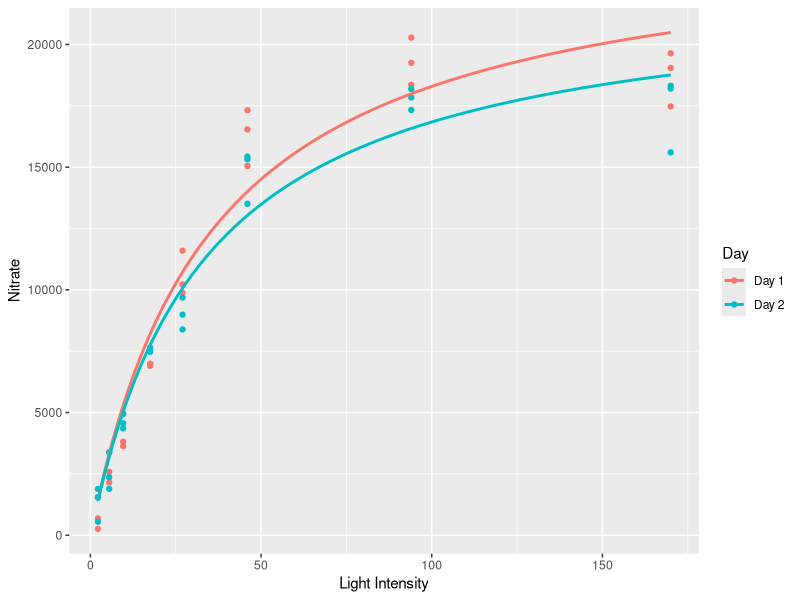
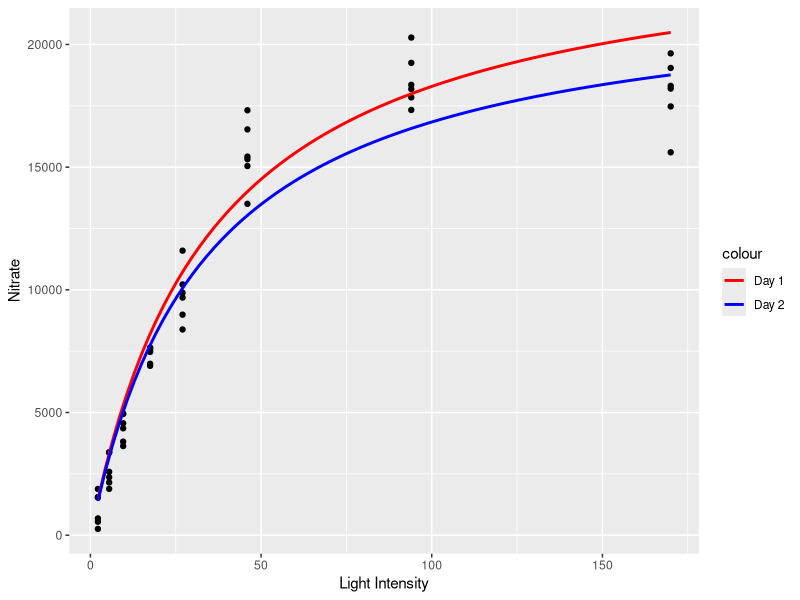
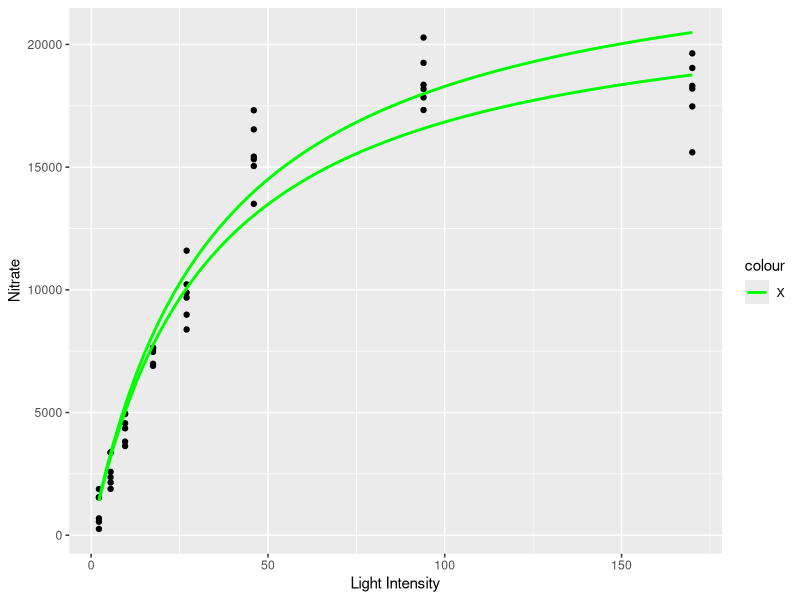

R code for these plots, in order:
library(tidyverse)
nitrate <- read_csv("data/nitrate.csv")
print(nitrate)
day1 <- nitrate[nitrate$Day == "Day 1",]
day1 <- day1[c("Nitrate", "Light")]
day2 <- nitrate[nitrate$Day == "Day 2",]
day2 <- day2[c("Nitrate", "Light")]
print(day1)
print(day2)

beta1 <- 21000
beta2 <- 40

ggplot(nitrate, aes(x = Light, y = Nitrate, color = Day)) +
geom_point() +
labs(x = "Light Intensity", "Nitrate utilization") +
  geom_smooth(method = "nls",
              method.args = list(formula = y ~ b1 * x / (b2 + x),
                                 start = list(b1 = beta1, b2 = beta2)),
              data = nitrate,
              se = FALSE)


m1 <- nls(Nitrate ~ b1 * Light / (b2 + Light), start = c(b1 = beta1, b2 = beta2), control = list(maxiter = 50), data = day1)

m2 <- nls(Nitrate ~ b1 * Light / (b2 + Light), start = c(b1 = beta1, b2 = beta2), control = list(maxiter = 50), data = day2)

colors <- c("Day 1" = "red", "Day 2" = "blue", "X" = "green")
p <- ggplot(nitrate, aes(x = Light, y = Nitrate)) +
geom_point() +
labs(x = "Light Intensity", "Nitrate utilization") +
geom_smooth(method = "nls",
              method.args = list(formula = y ~ b1 * x / (b2 + x),
                                 start = list(b1 = beta1, b2 = beta2)),
              data = day1,
              se = FALSE,
              aes(color = "Day 1")) +
geom_smooth(method = "nls",
              method.args = list(formula = y ~ b1 * x / (b2 + x),
                                 start = list(b1 = beta1, b2 = beta2)),
              data = day2,
              se = FALSE,
              aes(color = "Day 2")) +
              scale_color_manual(values = colors)

print(p)

is_day2 <- function(z) {
  return(ifelse(z == "Day 2", 1, 0))
}

print(is_day2(nitrate$Day))

alpha1 <- -3000
alpha2 <- -13
beta1 <- 21000
beta2 <- 40

m2 <- nls(Nitrate ~ (b1 + alpha1 * is_day2(Day)) * Light / ((b2 + alpha2 * is_day2(Day)) + Light),
    start = c(b1 = beta1, b2 = beta2),
    control = list(maxiter = 50), data = nitrate)

print("===")
p <- ggplot(nitrate, aes(x = Light, y = Nitrate, z = Day)) +
geom_point() +
labs(x = "Light Intensity", "Nitrate utilization") +
geom_smooth(method = "nls",
                method.args = list(formula = y ~ (b1 + alpha1 * is_day2(z)) * x / ((b2 + alpha2 * is_day2(z)) + x),
                                 start = list(b1 = beta1, b2 = beta2)),
              data = nitrate,
              se = FALSE,
              aes(color = "X")) +
              scale_color_manual(values = colors)
print(p)

warnings()